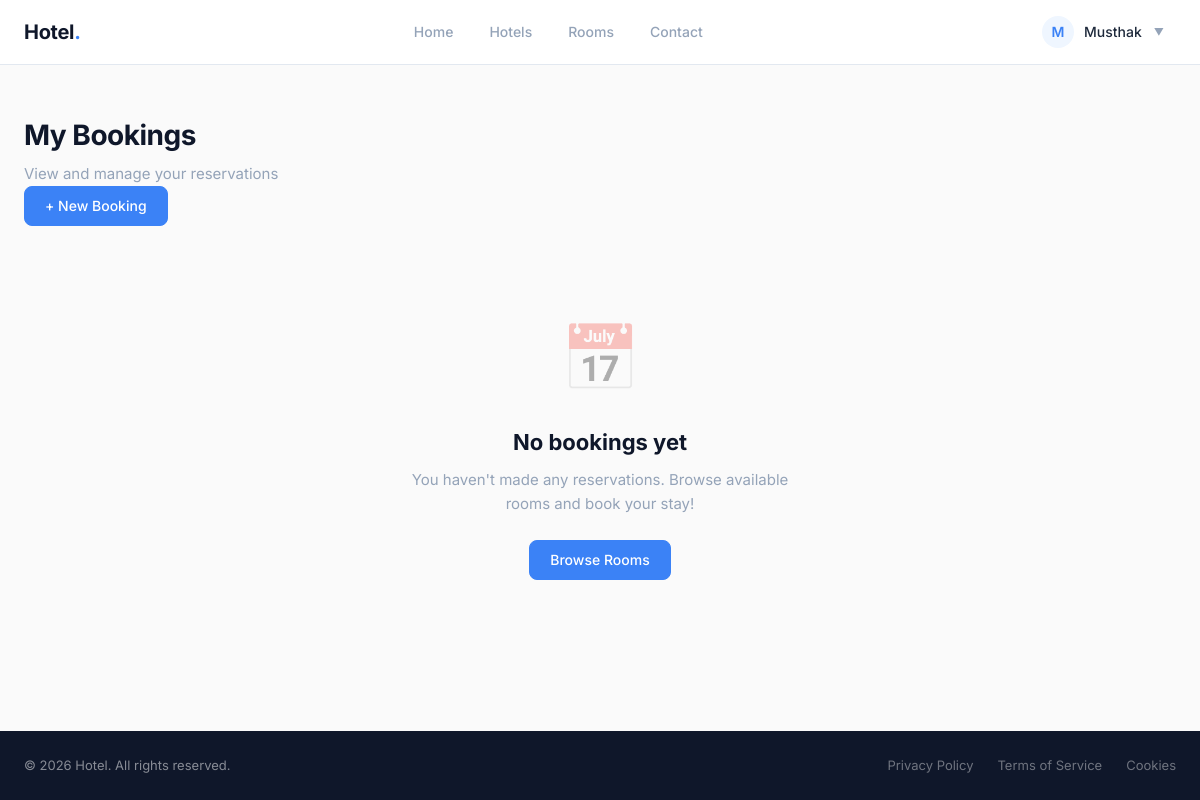
The page /bookings/ (signed in) on the database as committed earlier.
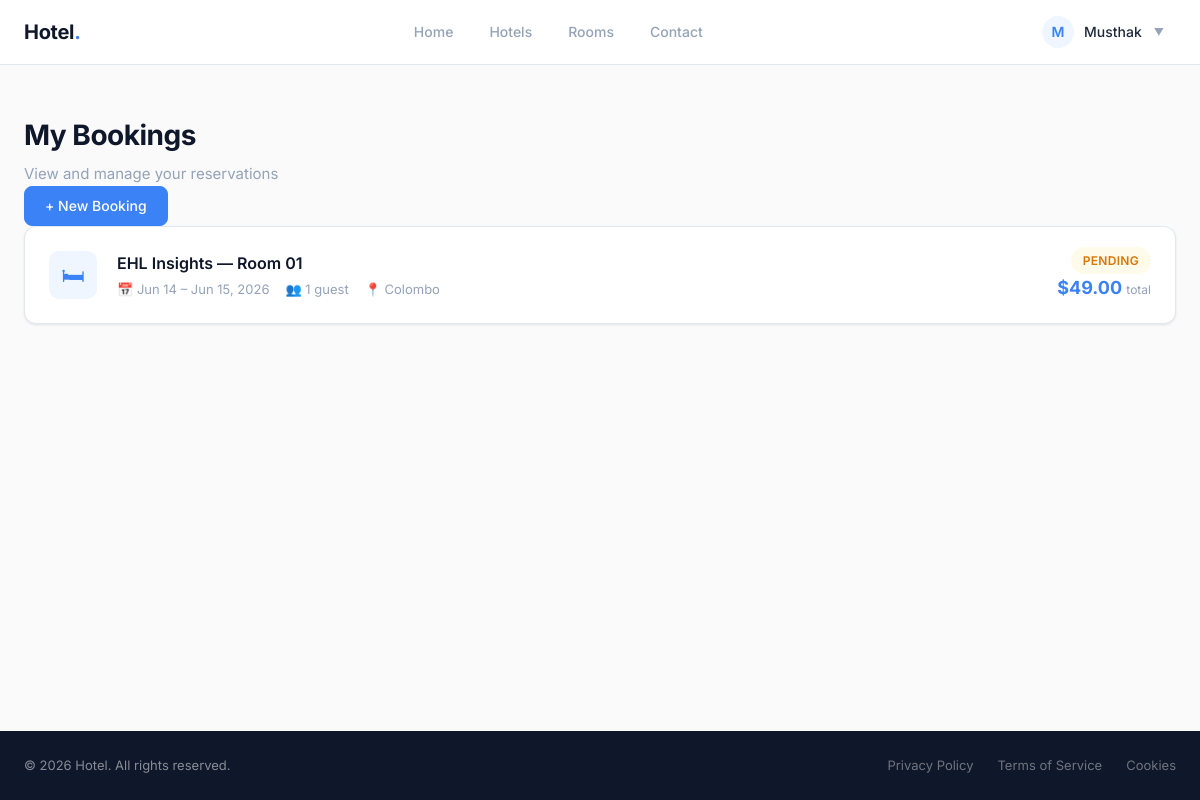
The same page on the database as committed later.
### accounts/models.py (models this page shows, shortened)
class CustomUser(AbstractUser):
    ROLE_CHOICES = (
        ("customer", "Customer"),
        ("owner", "Hotel Owner"),
    )
    email = models.EmailField(unique=True)
    phone_number = models.CharField(
        max_length=15,
        blank=True
    )
    role = models.CharField(
        max_length=20,
        choices=ROLE_CHOICES,
        default="customer"
    )
    USERNAME_FIELD = "email"
    REQUIRED_FIELDS = ["username"]

### bookings/models.py (models this page shows, shortened)
class Booking(models.Model):
    STATUS_CHOICES = (
        ("pending", "Pending"),
        ("confirmed", "Confirmed"),
        ("cancelled", "Cancelled"),
        ("completed", "Completed"),
    )
    user = models.ForeignKey(
        CustomUser,
        on_delete=models.CASCADE,
        related_name="bookings"
    )
    room = models.ForeignKey(
        Room,
        on_delete=models.CASCADE,
        related_name="bookings"
    )
    check_in = models.DateField()
    check_out = models.DateField()
    guests = models.PositiveIntegerField(default=1)
    total_price = models.DecimalField(
        max_digits=10,
        decimal_places=2,
        default=0
    )
    status = models.CharField(
        max_length=20,
        choices=STATUS_CHOICES,
        default="pending"
    )
    created_at = models.DateTimeField(
        auto_now_add=True
    )
    updated_at = models.DateTimeField(
        auto_now=True
    )

### rooms/models.py (models this page shows, shortened)
class Room(models.Model):
    ROOM_TYPES = (
        ("single", "Single"),
        ("double", "Double"),
        ("deluxe", "Deluxe"),
        ("suite", "Suite"),
        ("family", "Family"),
    )
    hotel = models.ForeignKey(
        Hotel,
        on_delete=models.CASCADE,
        related_name="rooms"
    )
    room_number = models.CharField(max_length=20)
    room_type = models.CharField(
        max_length=20,
        choices=ROOM_TYPES
    )
    description = models.TextField(blank=True)
    price_per_night = models.DecimalField(
        max_digits=10,
        decimal_places=2
    )
    capacity = models.PositiveIntegerField(default=1)
    total_rooms = models.PositiveIntegerField(default=1)
    available_rooms = models.PositiveIntegerField(default=1)
    image = models.ImageField(
        upload_to="rooms/",
        blank=True,
        null=True
    )
    is_available = models.BooleanField(default=True)
    created_at = models.DateTimeField(auto_now_add=True)
    updated_at = models.DateTimeField(auto_now=True)
    class Meta:
        ordering = ["-created_at"]

### hotels/models.py (models this page shows, shortened)
class Hotel(models.Model):
    owner = models.ForeignKey(
        CustomUser,
        on_delete=models.CASCADE,
        related_name="hotels"
    )
    name = models.CharField(max_length=200)
    description = models.TextField()
    address = models.TextField()
    city = models.CharField(max_length=100)
    country = models.CharField(max_length=100)
    phone_number = models.CharField(max_length=15, blank=True)
    email = models.EmailField(blank=True)
    image = models.ImageField(
        upload_to="hotels/",
        blank=True,
        null=True
    )
    is_active = models.BooleanField(default=True)
    created_at = models.DateTimeField(auto_now_add=True)
    updated_at = models.DateTimeField(auto_now=True)

### bookings/views.py (the view)
class BookingListView(
    LoginRequiredMixin,
    ListView
):
    model = Booking
    template_name = "bookings/booking_list.html"
    context_object_name = "bookings"
    paginate_by = 10
    def get_queryset(self):
        return Booking.objects.filter(
            user=self.request.user
        ).order_by("-created_at")

### bookings/templates/bookings/booking_list.html (shortened to what this page needs)
{% extends "base.html" %}
{% block content %}
<div class="container">
  <div class="page-header reveal">
    <div>
      <h1>My Bookings</h1>
      <p>View and manage your reservations</p>
    </div>
    <a href="{% url 'bookings:booking_create' %}" class="btn btn-primary">+ New Booking</a>
  </div>
  {% if bookings %}
  <div class="booking-list">
    {% for booking in bookings %}
    <a href="{% url 'bookings:booking_detail' booking.id %}" class="booking-card reveal">
      <div class="booking-card-icon">&#128719;</div>
      <div class="booking-card-body">
        <h3>{{ booking.room.hotel.name }} — Room {{ booking.room.room_number }}</h3>
        <div class="meta">
          <span>&#128197; {{ booking.check_in|date:"M j" }} – {{ booking.check_out|date:"M j, Y" }}</span>
          <span>&#128101; {{ booking.guests }} guest{% if booking.guests != 1 %}s{% endif %}</span>
          <span>&#128205; {{ booking.room.hotel.city }}</span>
        </div>
      </div>
      <div class="booking-card-right">
        <span class="status-badge {{ booking.status }}">{{ booking.get_status_display }}</span>
        <div class="price">${{ booking.total_price }} <span>total</span></div>
      </div>
    </a>
    {% endfor %}
  </div>
  {% else %}
  <div class="empty-state reveal">
    <div class="icon">&#128197;</div>
    <h2>No bookings yet</h2>
    <p>You haven't made any reservations. Browse available rooms and book your stay!</p>
    <a href="{% url 'rooms:room_list' %}" class="btn btn-primary">Browse Rooms</a>
  </div>
  {% endif %}
</div>
{% endblock content %}

### templates/base.html (shortened to what this page needs)
<!doctype html>
<html lang="en">
  <head>
  </head>
  <body>
    <nav>
      <div class="container">
        <a href="{% url 'home' %}" class="logo">Hotel<span>.</span></a>
        <ul class="nav-links">
          <li>
            <a
              href="{% url 'home' %}"
              class="{% if request.path == '/' %}active{% endif %}"
              >Home</a
            >
          </li>
          <li>
            <a
              href="{% url 'hotels:hotel_list' %}"
              class="{% if '/hotels/' in request.path %}active{% endif %}"
              >Hotels</a
            >
          </li>
          <li>
            <a
              href="{% url 'rooms:room_list' %}"
              class="{% if '/rooms/' in request.path %}active{% endif %}"
              >Rooms</a
            >
          </li>
          <li><a href="{% url 'contact' %}" class="{% if '/accounts/contact/' in request.path %}active{% endif %}">Contact</a></li>
        </ul>
        <div class="nav-actions">
          {% if user.is_authenticated %}
          <div class="user-menu" id="userMenu">
            <div class="user-badge" id="userToggle">
              <span class="avatar">{{ user.username|first|upper }}</span>
              <span>{{ user.username }}</span>
              <span class="chevron" id="chevron">&#9660;</span>
            </div>
          </div>
          {% else %}
          <a href="{% url 'login' %}" class="btn">Log in</a>
          <a href="{% url 'signup' %}" class="btn btn-primary">Sign up</a>
          {% endif %}
        </div>
      </div>
    </nav>
    <main class="fade-in">
       {% block content %}{% endblock content %}
    </main>
    <footer>
      <div class="container">
        <div class="footer-inner">
          <p>&copy; {% now "Y" %} Hotel. All rights reserved.</p>
          <div class="footer-links">
            <a href="#">Privacy Policy</a>
            <a href="#">Terms of Service</a>
            <a href="#">Cookies</a>
          </div>
        </div>
      </div>
    </footer>
  </body>
</html>

Rows that differ between the two databases and show on the page:
added Booking: room.hotel.name "EHL Insights", room.room_number "01", check_in "Jun 14", check_out "Jun 15, 2026", guests "1", room.hotel.city "Colombo", status "PENDING", total_price "49.00"
Other text that changed with them:
text no longer shown: "📅 No bookings yet You haven't made any reservations. Browse available rooms and book your stay! Browse Rooms"
